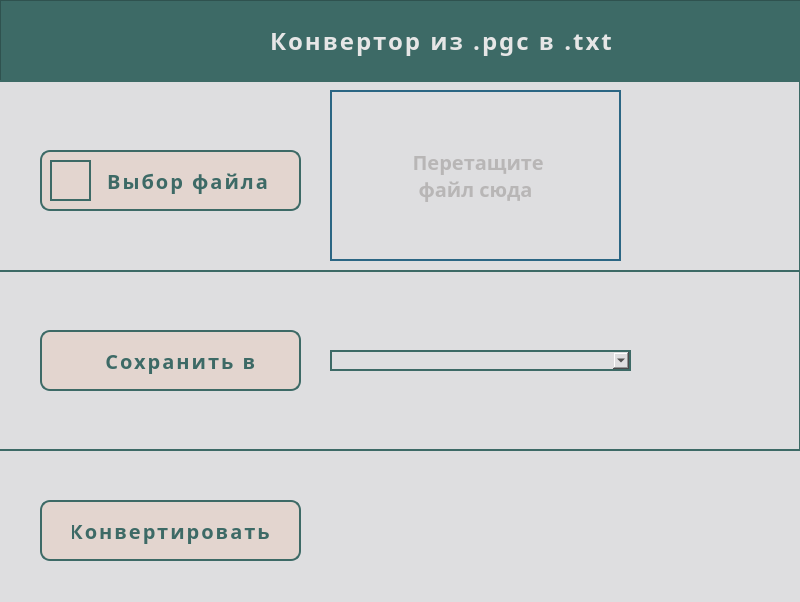
<?xml version="1.0" encoding="UTF-8"?>
<ui version="4.0">
 <class>MainWindow</class>
 <widget class="QMainWindow" name="MainWindow">
  <property name="geometry">
   <rect>
    <x>0</x>
    <y>0</y>
    <width>800</width>
    <height>602</height>
   </rect>
  </property>
  <property name="windowTitle">
   <string>Конвертор для PowerGraph</string>
  </property>
  <property name="styleSheet">
   <string notr="true">background-color: rgb(222, 222, 224);</string>
  </property>
  <widget class="QWidget" name="centralwidget">
   <widget class="QPushButton" name="ConvertFile">
    <property name="geometry">
     <rect>
      <x>20</x>
      <y>490</y>
      <width>301</width>
      <height>81</height>
     </rect>
    </property>
    <property name="font">
     <font>
      <family>Montserrat,sans-serif</family>
      <pointsize>15</pointsize>
      <weight>75</weight>
      <bold>true</bold>
      <underline>false</underline>
      <strikeout>false</strikeout>
     </font>
    </property>
    <property name="styleSheet">
     <string notr="true">QPushButton {
background:#e3d5cf;
text-decoration: none;
border: 2px solid #3d6a66;
padding: 15px 30px;
margin: 10px 20px;
border-radius: 10px;
font-family: 'Montserrat', sans-serif;
font-weight: bold;
letter-spacing: 2px;
color: #3d6a66;
}
QPushButton:hover{
background: #f0e1da;
}
QPushButton:pressed {
background: linear-gradient(45deg, rgba(30, 255, 188, 1) 25%, rgba(255, 255, 255, 1) 25%, rgba(255, 255, 255, 1) 50%, rgba(30, 255, 188, 1) 50%, rgba(30, 255, 188, 1) 75%, rgba(255, 255, 255, 1) 75%, rgba(255, 255, 255, 1));
color: #696969;
}</string>
    </property>
    <property name="text">
     <string>Конвертировать</string>
    </property>
   </widget>
   <widget class="QFrame" name="frame">
    <property name="geometry">
     <rect>
      <x>0</x>
      <y>0</y>
      <width>801</width>
      <height>81</height>
     </rect>
    </property>
    <property name="styleSheet">
     <string notr="true">background-color: rgb(61, 106, 102);</string>
    </property>
    <property name="frameShape">
     <enum>QFrame::StyledPanel</enum>
    </property>
    <property name="frameShadow">
     <enum>QFrame::Raised</enum>
    </property>
    <widget class="QLabel" name="label">
     <property name="geometry">
      <rect>
       <x>270</x>
       <y>20</y>
       <width>371</width>
       <height>41</height>
      </rect>
     </property>
     <property name="font">
      <font>
       <family>Montserrat,sans-serif</family>
       <pointsize>18</pointsize>
       <weight>75</weight>
       <bold>true</bold>
      </font>
     </property>
     <property name="styleSheet">
      <string notr="true">font-family: 'Montserrat', sans-serif;
font-weight: bold;
letter-spacing: 2px;
color: #e6e6e6;
</string>
     </property>
     <property name="text">
      <string>Конвертор из .pgc в .txt</string>
     </property>
    </widget>
    <widget class="QLabel" name="label_2">
     <property name="geometry">
      <rect>
       <x>100</x>
       <y>5</y>
       <width>71</width>
       <height>71</height>
      </rect>
     </property>
     <property name="statusTip">
      <string extracomment="кал =_+_+0+0)))))+==)))"/>
     </property>
     <property name="styleSheet">
      <string notr="true">color: white;
</string>
     </property>
     <property name="locale">
      <locale language="Afrikaans" country="SouthAfrica"/>
     </property>
     <property name="text">
      <string/>
     </property>
     <property name="pixmap">
      <pixmap>filerr.png</pixmap>
     </property>
     <property name="scaledContents">
      <bool>true</bool>
     </property>
    </widget>
   </widget>
   <widget class="QFrame" name="frame_2">
    <property name="geometry">
     <rect>
      <x>-10</x>
      <y>80</y>
      <width>811</width>
      <height>201</height>
     </rect>
    </property>
    <property name="styleSheet">
     <string notr="true">QFrame{
border: 2px solid #3d6a66;
}
</string>
    </property>
    <property name="frameShape">
     <enum>QFrame::StyledPanel</enum>
    </property>
    <property name="frameShadow">
     <enum>QFrame::Raised</enum>
    </property>
    <widget class="QPushButton" name="LoadFile">
     <property name="geometry">
      <rect>
       <x>30</x>
       <y>60</y>
       <width>301</width>
       <height>81</height>
      </rect>
     </property>
     <property name="font">
      <font>
       <family>Montserrat,sans-serif</family>
       <pointsize>15</pointsize>
       <weight>75</weight>
       <bold>true</bold>
       <underline>false</underline>
       <strikeout>false</strikeout>
      </font>
     </property>
     <property name="styleSheet">
      <string notr="true">QPushButton {
background:#e3d5cf;
text-decoration: none;
border: 2px solid #3d6a66;
padding: 15px 30px;
margin: 10px 20px;
border-radius: 10px;
font-family: 'Montserrat', sans-serif;
font-weight: bold;
letter-spacing: 2px;
color: #3d6a66;
}
QPushButton:hover{
background: #f0e1da;
}
QPushButton:pressed {
background: linear-gradient(45deg, rgba(30, 255, 188, 1) 25%, rgba(255, 255, 255, 1) 25%, rgba(255, 255, 255, 1) 50%, rgba(30, 255, 188, 1) 50%, rgba(30, 255, 188, 1) 75%, rgba(255, 255, 255, 1) 75%, rgba(255, 255, 255, 1));
color: #696969;
}</string>
     </property>
     <property name="text">
      <string>     Выбор файла</string>
     </property>
    </widget>
    <widget class="QFrame" name="DragDropFrame">
     <property name="geometry">
      <rect>
       <x>340</x>
       <y>10</y>
       <width>291</width>
       <height>171</height>
      </rect>
     </property>
     <property name="styleSheet">
      <string notr="true">QFrame{
border: 2px solid #2b6684;
}
QFrame:hover{
background: #e6e6e6;
}</string>
     </property>
     <property name="frameShape">
      <enum>QFrame::StyledPanel</enum>
     </property>
     <property name="frameShadow">
      <enum>QFrame::Raised</enum>
     </property>
     <widget class="QLabel" name="DragDropLabel">
      <property name="geometry">
       <rect>
        <x>10</x>
        <y>10</y>
        <width>271</width>
        <height>151</height>
       </rect>
      </property>
      <property name="minimumSize">
       <size>
        <width>151</width>
        <height>121</height>
       </size>
      </property>
      <property name="font">
       <font>
        <family>Montserrat,sans-serif</family>
        <pointsize>15</pointsize>
        <weight>75</weight>
        <bold>true</bold>
       </font>
      </property>
      <property name="mouseTracking">
       <bool>false</bool>
      </property>
      <property name="acceptDrops">
       <bool>false</bool>
      </property>
      <property name="layoutDirection">
       <enum>Qt::LeftToRight</enum>
      </property>
      <property name="autoFillBackground">
       <bool>false</bool>
      </property>
      <property name="styleSheet">
       <string notr="true">QLabel{
color: #b8b6b6;
border: 0px solid #2b6684;
}
QLabel:hover{
background: #e6e6e6;
font-family: 'Montserrat', sans-serif;
font-weight: bold;
letter-spacing: 2px;
color: #3d6a66;
padding-right: 20px;
}
</string>
      </property>
      <property name="text">
       <string> Перетащите 
файл сюда</string>
      </property>
      <property name="alignment">
       <set>Qt::AlignCenter</set>
      </property>
     </widget>
    </widget>
    <widget class="QLabel" name="label_4">
     <property name="geometry">
      <rect>
       <x>60</x>
       <y>80</y>
       <width>41</width>
       <height>41</height>
      </rect>
     </property>
     <property name="styleSheet">
      <string notr="true">QLabel {
background:#e3d5cf;
}</string>
     </property>
     <property name="text">
      <string/>
     </property>
     <property name="pixmap">
      <pixmap>tapper.png</pixmap>
     </property>
     <property name="scaledContents">
      <bool>true</bool>
     </property>
    </widget>
   </widget>
   <widget class="QFrame" name="frame_3">
    <property name="geometry">
     <rect>
      <x>-20</x>
      <y>270</y>
      <width>821</width>
      <height>181</height>
     </rect>
    </property>
    <property name="styleSheet">
     <string notr="true">QFrame{
border: 2px solid #3d6a66;
}
</string>
    </property>
    <property name="frameShape">
     <enum>QFrame::StyledPanel</enum>
    </property>
    <property name="frameShadow">
     <enum>QFrame::Raised</enum>
    </property>
    <widget class="QPushButton" name="SaveFile">
     <property name="geometry">
      <rect>
       <x>40</x>
       <y>50</y>
       <width>301</width>
       <height>81</height>
      </rect>
     </property>
     <property name="font">
      <font>
       <family>Montserrat,sans-serif</family>
       <pointsize>15</pointsize>
       <weight>75</weight>
       <bold>true</bold>
       <underline>false</underline>
       <strikeout>false</strikeout>
      </font>
     </property>
     <property name="styleSheet">
      <string notr="true">QPushButton {
background:#e3d5cf;
text-decoration: none;
border: 2px solid #3d6a66;
padding: 15px 30px;
margin: 10px 20px;
border-radius: 10px;
font-family: 'Montserrat', sans-serif;
font-weight: bold;
letter-spacing: 2px;
color: #3d6a66;
}
QPushButton:hover{
background: #f0e1da;
}
QPushButton:pressed {
background: linear-gradient(45deg, rgba(30, 255, 188, 1) 25%, rgba(255, 255, 255, 1) 25%, rgba(255, 255, 255, 1) 50%, rgba(30, 255, 188, 1) 50%, rgba(30, 255, 188, 1) 75%, rgba(255, 255, 255, 1) 75%, rgba(255, 255, 255, 1));
color: #696969;
}</string>
     </property>
     <property name="text">
      <string>   Сохранить в</string>
     </property>
    </widget>
    <widget class="QComboBox" name="comboBox">
     <property name="geometry">
      <rect>
       <x>350</x>
       <y>80</y>
       <width>301</width>
       <height>21</height>
      </rect>
     </property>
     <property name="font">
      <font>
       <strikeout>false</strikeout>
      </font>
     </property>
     <property name="styleSheet">
      <string notr="true">QComboBox{
border: 2px solid #3d6a66;
}
</string>
     </property>
    </widget>
    <widget class="QLabel" name="label_3">
     <property name="geometry">
      <rect>
       <x>70</x>
       <y>70</y>
       <width>41</width>
       <height>41</height>
      </rect>
     </property>
     <property name="styleSheet">
      <string notr="true">QLabel{
color: #b8b6b6;
border: 0px solid #2b6684;
}
QLabel {
background:#e3d5cf;
}</string>
     </property>
     <property name="text">
      <string/>
     </property>
     <property name="pixmap">
      <pixmap>diskettet.png</pixmap>
     </property>
     <property name="scaledContents">
      <bool>true</bool>
     </property>
    </widget>
   </widget>
   <widget class="QLabel" name="label_5">
    <property name="geometry">
     <rect>
      <x>330</x>
      <y>490</y>
      <width>81</width>
      <height>81</height>
     </rect>
    </property>
    <property name="text">
     <string/>
    </property>
    <property name="pixmap">
     <pixmap>mekha.png</pixmap>
    </property>
    <property name="scaledContents">
     <bool>true</bool>
    </property>
   </widget>
   <widget class="QLabel" name="label_7">
    <property name="geometry">
     <rect>
      <x>460</x>
      <y>470</y>
      <width>81</width>
      <height>81</height>
     </rect>
    </property>
    <property name="text">
     <string/>
    </property>
    <property name="pixmap">
     <pixmap>gear.png</pixmap>
    </property>
    <property name="scaledContents">
     <bool>true</bool>
    </property>
   </widget>
   <widget class="QLabel" name="label_6">
    <property name="geometry">
     <rect>
      <x>620</x>
      <y>451</y>
      <width>181</width>
      <height>161</height>
     </rect>
    </property>
    <property name="text">
     <string/>
    </property>
    <property name="pixmap">
     <pixmap>Drakyla.png</pixmap>
    </property>
    <property name="scaledContents">
     <bool>true</bool>
    </property>
   </widget>
  </widget>
  <widget class="QMenuBar" name="menubar">
   <property name="geometry">
    <rect>
     <x>0</x>
     <y>0</y>
     <width>800</width>
     <height>25</height>
    </rect>
   </property>
  </widget>
 </widget>
 <resources/>
 <connections/>
</ui>
